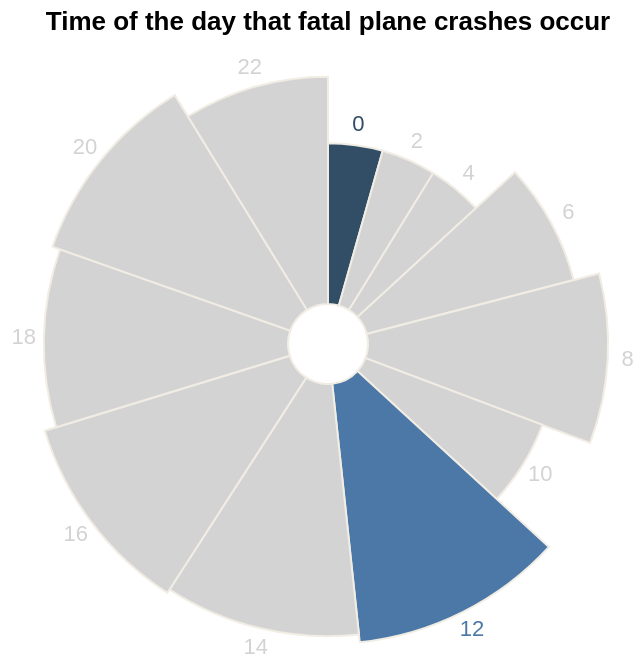

Write the Vega-Lite specification saved for this chart.
### Vega-Lite specification from a JSON file in a GitHub repository (floating-point values rounded to 4 significant figures)
{"$schema": "https://vega.github.io/schema/vega-lite/v5.json", "description": "A simple radial chart with embedded data.", "width": 300, "height": 300, "title": "Time of the day that fatal plane crashes occur", "data": {"values": [{"time": 0, "number": 131, "highlight": "min", "theta": 1.3}, {"time": 2, "number": 132, "highlight": "false", "theta": 1.3}, {"time": 4, "number": 130, "highlight": "false", "theta": 1.3}, {"time": 6, "number": 231, "highlight": "false", "theta": 2.3}, {"time": 8, "number": 290, "highlight": "false", "theta": 2.9}, {"time": 10, "number": 180, "highlight": "false", "theta": 1.8}, {"time": 12, "number": 341, "highlight": "max", "theta": 3.4}, {"time": 14, "number": 323, "highlight": "false", "theta": 3.2}, {"time": 16, "number": 336, "highlight": "false", "theta": 3.3}, {"time": 18, "number": 309, "highlight": "false", "theta": 3}, {"time": 20, "number": 323, "highlight": "false", "theta": 3.2}, {"time": 22, "number": 262, "highlight": "false", "theta": 2.6}]}, "layer": [{"mark": {"type": "arc", "innerRadius": 20, "stroke": "#f1ede4", "tooltip": true}}, {"mark": {"type": "text", "radiusOffset": 10}, "encoding": {"text": {"field": "time", "type": "ordinal"}}}], "encoding": {"theta": {"field": "theta", "type": "quantitative", "stack": true}, "radius": {"field": "theta", "type": "quantitative", "scale": {"type": "sqrt", "zero": true, "rangeMin": 20}}, "color": {"condition": [{"test": "datum.highlight == 'min'", "value": "#324e66"}, {"test": "datum.highlight == 'max'", "value": "#4c78a7"}], "value": "lightgray"}}, "tooltip": [{"field": "time", "title": "Time (24hr)", "type": "ordinal"}, {"field": "number", "title": "Number of crashes", "type": "nominal"}], "config": {"background": null, "view": {"stroke": "transparent"}}}
